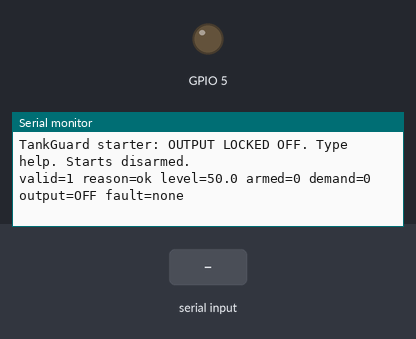
Simulated run of this program. Board: ESP32-C3. On the bench: output pins drawn as LEDs (lit = HIGH), the last lines printed to the serial monitor. The test bench sets the inputs (shaded band).

Above: at 1.2 s.
1.3 s: "help\n" received over Serial
At 1.9 s:
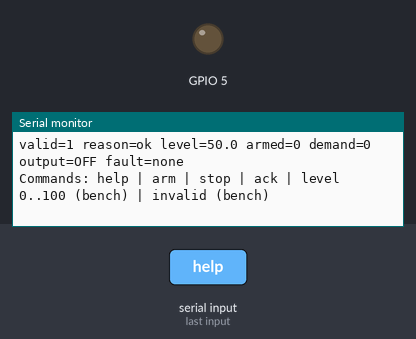
2.8 s: "arm\n" received over Serial
At 2.96 s:
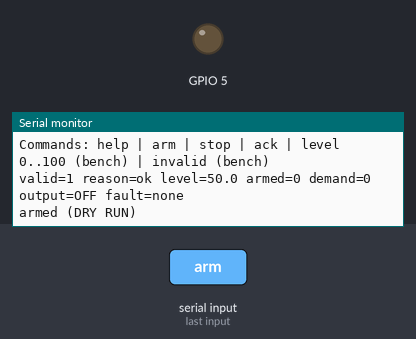
4.3 s: "stop\n" received over Serial
At 4.9 s:
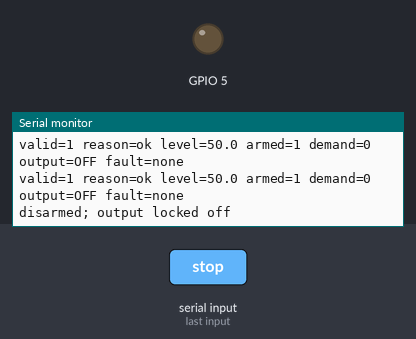

The program:

main.cpp
```cpp
#include <Arduino.h>
#include <cmath>
#include <stdlib.h>
#include <string.h>
#include "config.h"
#include "controller.h"
#include "level.h"
#ifndef TG_SIMULATED
#define TG_SIMULATED 1
#endif
static_assert(!config::OUTPUT_ENABLED, "Starter cannot drive pump; commission hardware first.");
tankguard::Controller controller;
#if TG_SIMULATED
float simulated = 50;
bool simulatedValid = true;
#endif
uint32_t lastRead = 0;
char command[40]; size_t commandSize = 0;
bool overflow = false;

enum class Acquire { Ok, Uncalibrated, BadSpan, Invalid };

const char* acquireName(Acquire a) {
  switch(a) {
    case Acquire::Ok: return "ok";
    case Acquire::Uncalibrated: return "uncalibrated";
    case Acquire::BadSpan: return "bad_span";
    default: return "invalid";
  }
}

void printCommands() {
  Serial.println("Commands: help | arm | stop | ack | level 0..100 (bench) | invalid (bench)");
}

void runCommand() {
  command[commandSize]=0;
  char* text=command;
  while(*text==' ' || *text=='\t') text++;
  size_t n=strlen(text);
  while(n>0 && (text[n-1]==' ' || text[n-1]=='\t')) text[--n]=0;
  if(n==0) return;
  uint32_t now=millis();
  if(strcmp(text,"help")==0) printCommands();
  else if(strcmp(text,"arm")==0) Serial.println(controller.arm(now)?"armed (DRY RUN)":"arm rejected");
  else if(strcmp(text,"stop")==0) { controller.disarm(now); Serial.println("disarmed; output locked off"); }
  else if(strcmp(text,"ack")==0) {
    bool hadFault=controller.fault!=tankguard::Fault::None;
    if(!controller.acknowledge(now)) Serial.println("ack rejected");
    else if(hadFault) Serial.println("fault cleared; disarmed; arm separately");
    else Serial.println("disarmed; arm separately");
  }
#if TG_SIMULATED
  else if(strcmp(text,"invalid")==0) simulatedValid=false;
  else if(strncmp(text,"level ",6)==0) {
    char* end; float v=strtof(text+6,&end);
    if(end!=text+6 && *end==0 && std::isfinite(v) && v>=0 && v<=100) {
      simulated=v; simulatedValid=true;
    } else Serial.println("level requires 0..100");
  }
#endif
  else printCommands();
}

Acquire readLevel(float& level) {
#if TG_SIMULATED
  level=simulated; return simulatedValid?Acquire::Ok:Acquire::Invalid;
#else
  if(!config::CALIBRATED) return Acquire::Uncalibrated;
  if(!tankguard::calibrationSpanOk(config::EMPTY_CM,config::FULL_CM,config::MIN_SPAN_CM))
    return Acquire::BadSpan;
  float cm[3];
  for(int i=0;i<3;i++) {
    digitalWrite(config::TRIG,LOW); delayMicroseconds(3);
    digitalWrite(config::TRIG,HIGH); delayMicroseconds(10); digitalWrite(config::TRIG,LOW);
    unsigned long us=pulseIn(config::ECHO,HIGH,25000UL);
    cm[i]=us*0.0343f/2.0f;
    // Reject the batch on any dead or out-of-range pulse. Do not median over a fault.
    if(us==0 || !tankguard::echoInRange(cm[i],config::EMPTY_CM)) return Acquire::Invalid;
    if(i<2) delay(65);
  }
  // Keep the last accepted percent so a stuck false echo cannot become the new baseline.
  static bool haveLevel=false;
  static float lastPercent=0;
  tankguard::LevelEval ev=tankguard::levelFromEchoes(cm[0],cm[1],cm[2],config::EMPTY_CM,
    config::FULL_CM,controller.s.high,config::MAX_ECHO_SPREAD_CM,haveLevel,lastPercent,
    config::MAX_LEVEL_STEP,config::MIN_SPAN_CM);
  if(!ev.ok) return Acquire::Invalid;
  haveLevel=true; lastPercent=ev.percent; level=ev.percent;
  return Acquire::Ok;
#endif
}
void setup() {
  // OFF before serial startup; external pull-down remains necessary during reset.
  digitalWrite(config::RELAY,LOW); pinMode(config::RELAY,OUTPUT);
  pinMode(config::TRIG,OUTPUT); digitalWrite(config::TRIG,LOW); pinMode(config::ECHO,INPUT);
  Serial.begin(115200); controller.begin(millis());
  Serial.println("TankGuard starter: OUTPUT LOCKED OFF. Type help. Starts disarmed.");
}
void loop() {
  // Bounded parser: serial traffic cannot starve the control loop.
  for(int budget=0;budget<64 && Serial.available();budget++) {
    char c=Serial.read();
    if(c=='\r') continue;
    if(c=='\n') { if(!overflow && commandSize) runCommand(); commandSize=0; overflow=false; }
    else if(commandSize<sizeof(command)-1 && !overflow) command[commandSize++]=c;
    else overflow=true;
  }
  uint32_t now=millis();
  controller.tick(now);
  if(uint32_t(now-lastRead)>=config::SAMPLE_MS) {
    float level=0; Acquire aq=readLevel(level); now=millis(); lastRead=now;
    tankguard::Fault invalidAs=(aq==Acquire::Uncalibrated || aq==Acquire::BadSpan)
      ? tankguard::Fault::Config : tankguard::Fault::Sensor;
    controller.sample(level,aq==Acquire::Ok,now,invalidAs);
    Serial.printf("valid=%d reason=%s level=%.1f armed=%d demand=%d output=OFF fault=%s\n",
      aq==Acquire::Ok,acquireName(aq),aq==Acquire::Ok?level:-1.0f,controller.armed,controller.demand,
      tankguard::faultName(controller.fault));
  }
  digitalWrite(config::RELAY,LOW); // Unconditionally locked OFF in both environments.
  delay(1);
}
```

controller.h
```cpp
#pragma once
#include <stdint.h>
#include <cmath>
namespace tankguard {
struct Settings {
  float low = 30, high = 85, rise = 2;
  uint32_t confirm = 5000, minOff = 60000, stale = 2500;
  uint32_t maxFill = 20*60*1000, riseWindow = 3*60*1000;
};
enum class Fault { None, Sensor, Stale, MaxFill, NoRise, Config };
class Controller {
 public:
  Settings s;
  bool armed = false, demand = false;
  Fault fault = Fault::None;
  float level = 0;
  explicit Controller(Settings settings = {}) : s(settings) {}
  void begin(uint32_t now) { armed=false; demand=false; fault=Fault::None;
    seen=false; lowPending=false; lastOff=now; }
  void stop(uint32_t now) { if(demand) lastOff=now; demand=false; lowPending=false; }
  void disarm(uint32_t now) { stop(now); armed=false; }
  bool acknowledge(uint32_t now) {
    stop(now); armed=false;
    if(!validConfig()) {fault=Fault::Config; return false;}
    if(!seen || uint32_t(now-lastSample)>s.stale) return false;
    fault=Fault::None; lastOff=now; return true;
  }
  bool arm(uint32_t now) {
    if(!validConfig()) { trip(Fault::Config,now); return false; }
    if(fault!=Fault::None || !seen || uint32_t(now-lastSample)>s.stale) return false;
    armed=true; return true;
  }
  void sample(float value, bool valid, uint32_t now, Fault invalidFault = Fault::Sensor) {
    if(!valid || !std::isfinite(value) || value<0 || value>100) {
      if(invalidFault==Fault::None) invalidFault=Fault::Sensor;
      seen=false; trip(invalidFault,now); return;
    }
    level=value; lastSample=now; seen=true;
    if(fault!=Fault::None || !armed) return;
    if(demand) {
      if(level>=s.high) { stop(now); return; }
    } else if(level<=s.low) {
      if(!lowPending) { lowPending=true; lowSince=now; }
      if(uint32_t(now-lowSince)>=s.confirm && uint32_t(now-lastOff)>=s.minOff) {
        demand=true; fillSince=riseSince=now; riseBase=level; lowPending=false;
      }
    } else lowPending=false;
    tick(now);
  }
  void tick(uint32_t now) {
    if(armed && (!seen || uint32_t(now-lastSample)>s.stale)) { trip(Fault::Stale,now); return; }
    if(!demand) return;
    if(uint32_t(now-fillSince)>=s.maxFill) { trip(Fault::MaxFill,now); return; }
    if(uint32_t(now-riseSince)>=s.riseWindow) {
      if(level-riseBase<s.rise) { trip(Fault::NoRise,now); return; }
      riseBase=level; riseSince=now;
    }
  }
 private:
  bool seen=false, lowPending=false;
  uint32_t lastSample=0,lastOff=0,lowSince=0,fillSince=0,riseSince=0;
  float riseBase=0;
  bool validConfig() const { return std::isfinite(s.low) && std::isfinite(s.high) &&
    std::isfinite(s.rise) && s.low>=0 && s.high<=100 && s.low<s.high && s.rise>0 &&
    s.confirm>0 && s.minOff>0 && s.stale>0 && s.maxFill>0 && s.riseWindow>0; }
  void trip(Fault f,uint32_t now) { stop(now); armed=false; if(fault==Fault::None) fault=f; }
};
inline const char* faultName(Fault f) {
 switch(f) { case Fault::None:return "none"; case Fault::Sensor:return "sensor";
 case Fault::Stale:return "stale"; case Fault::MaxFill:return "max_fill";
 case Fault::NoRise:return "no_rise"; default:return "config"; }
}
}
```

level.h
```cpp
#pragma once
#include <cmath>

namespace tankguard {
struct LevelEval {
  bool ok;
  float percent;
};

inline bool calibrationSpanOk(float emptyCm, float fullCm, float minSpanCm) {
  return std::isfinite(emptyCm) && std::isfinite(fullCm) && std::isfinite(minSpanCm) &&
    minSpanCm > 0.f && fullCm >= 2.f && emptyCm > fullCm && (emptyCm - fullCm) >= minSpanCm;
}

inline bool echoInRange(float cm, float emptyCm) {
  return std::isfinite(cm) && cm >= 2.f && cm <= 400.f && cm <= emptyCm + 5.f;
}

// Host-testable HC-SR04 policy. Disagreeing echoes and abrupt jumps are rejected
// so a median cannot turn a mixed batch into a false low level.
inline LevelEval levelFromEchoes(float a, float b, float c, float emptyCm, float fullCm,
    float highPercent, float maxSpreadCm, bool hasPrevious, float previousPercent,
    float maxStepPercent, float minSpanCm) {
  LevelEval out{false, 0.f};
  if(!calibrationSpanOk(emptyCm, fullCm, minSpanCm)) return out;
  if(!(maxSpreadCm > 0.f) || !std::isfinite(maxSpreadCm)) return out;
  if(!(maxStepPercent > 0.f) || !std::isfinite(maxStepPercent)) return out;
  if(!std::isfinite(highPercent)) return out;
  float cm[3] = {a, b, c};
  for(int i = 0; i < 3; i++) if(!echoInRange(cm[i], emptyCm)) return out;
  for(int i = 0; i < 2; i++) for(int j = i + 1; j < 3; j++) if(cm[j] < cm[i]) {
    float v = cm[i]; cm[i] = cm[j]; cm[j] = v;
  }
  if(cm[2] - cm[0] > maxSpreadCm) return out;
  float span = emptyCm - fullCm;
  float nearest = 100.f * (emptyCm - cm[0]) / span;
  float distance = nearest >= highPercent ? cm[0] : cm[1];
  float pct = 100.f * (emptyCm - distance) / span;
  if(pct < 0.f) pct = 0.f;
  if(pct > 100.f) pct = 100.f;
  if(hasPrevious && std::isfinite(previousPercent) && std::fabs(pct - previousPercent) > maxStepPercent)
    return out;
  out.ok = true;
  out.percent = pct;
  return out;
}
}
```

config.h
```cpp
#pragma once
#include <stdint.h>
namespace config {
constexpr int TRIG = 4, ECHO = 3, RELAY = 5;
// Hardware output deliberately unavailable in this starter.
constexpr bool OUTPUT_ENABLED = false;
// Sensor-face distances, not external tank dimensions. Set after measuring.
constexpr bool CALIBRATED = false;
constexpr float EMPTY_CM = 100.0f, FULL_CM = 15.0f;
constexpr float MIN_SPAN_CM = 10.0f;
// Mixed short/long echoes are multipath, not surface ripple.
constexpr float MAX_ECHO_SPREAD_CM = 10.0f;
// Larger than sensor noise or a real 1 s fill step; smaller than a false echo jump.
constexpr float MAX_LEVEL_STEP = 15.0f;
constexpr uint32_t SAMPLE_MS = 1000;
}
```

Measured:
- after the input at 1.3 s, the serial monitor: prints a new line at once (image 1)
- after the input at 2.8 s, the serial monitor: prints a new line at once (image 2)
- after the input at 4.3 s, the serial monitor: prints a new line at once (image 3)
